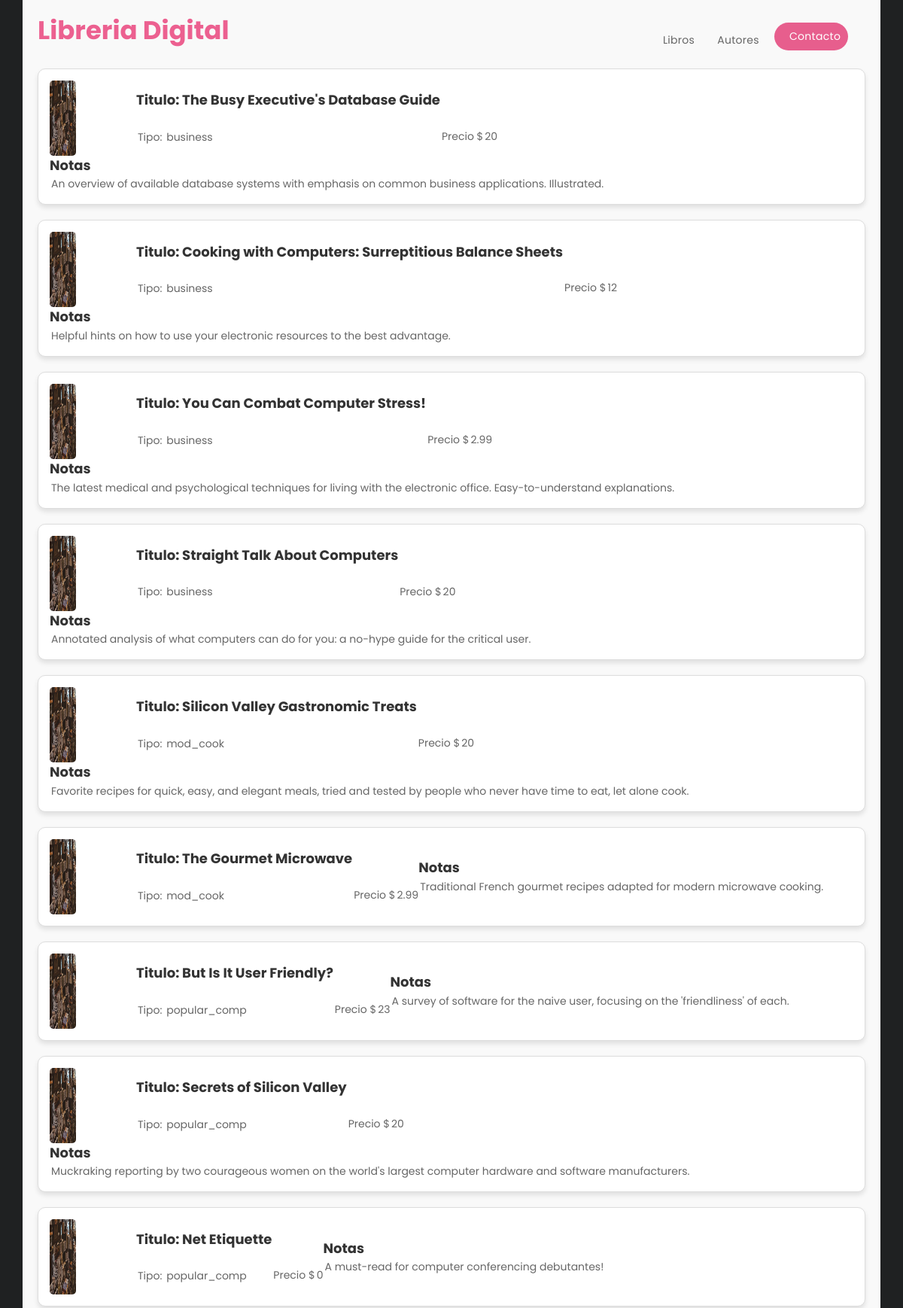
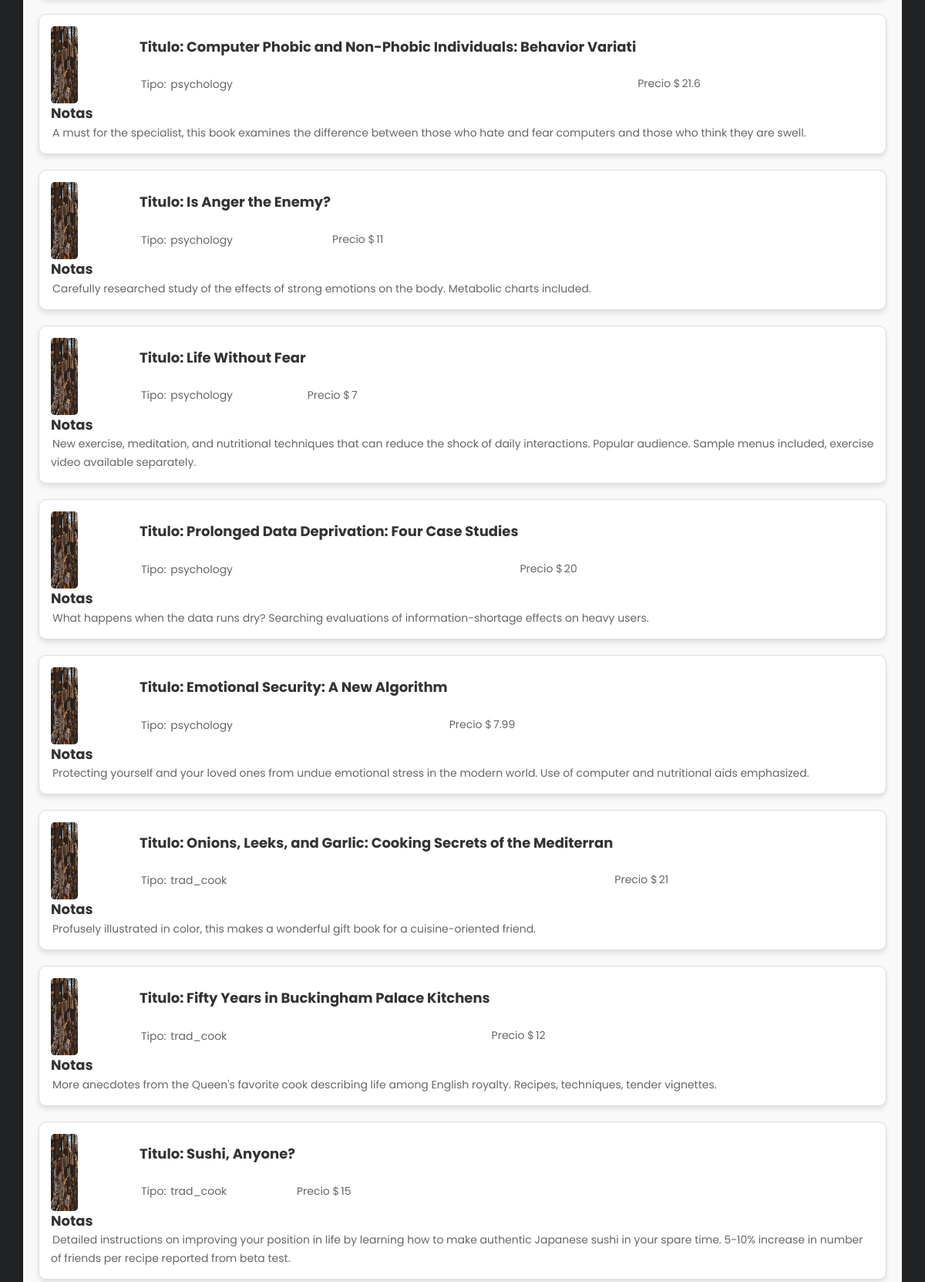
The app's page /libros.php (upper part) with its own data (2 pictures, top to bottom).
### tables this page shows
CREATE TABLE IF NOT EXISTS `titulos` (
  `id_titulo` varchar(6) NOT NULL,
  `titulo` varchar(60) NOT NULL,
  `tipo` varchar(15) NOT NULL,
  `id_pub` varchar(4) NOT NULL,
  `precio` double DEFAULT NULL,
  `avance` double DEFAULT NULL,
  `total_ventas` int DEFAULT NULL,
  `notas` varchar(255) NOT NULL,
  `fecha_pub` datetime NOT NULL,
  `contrato` varchar(1) NOT NULL,
  PRIMARY KEY (`id_titulo`)
);

### libros.php (the view, shortened to what this page needs)
<!DOCTYPE html>
<html lang="es">
<head>
    <link href="vendor/bootstrap/css/bootstrap.min.css" rel="stylesheet">
    <link rel="stylesheet" href="assets/css/fontawesome.css">
    <link rel="stylesheet" href="assets/css/style.css">
    <link rel="stylesheet" href="assets/css/templatemo-cyborg-gaming.css">
    <link rel="stylesheet" href="assets/css/owl.css">
    <link rel="stylesheet" href="assets/css/animate.css">
    <link rel="stylesheet" href="https://unpkg.com/swiper@7/swiper-bundle.min.css" />
</head>
<body>
    <header class="header-area header-sticky">
        <div class="container">
            <div class="row">
                <div class="col-12">
                    <nav class="main-nav">
                        <a href="index.php" class="logo">
                        </a>
                        <ul class="nav">
                            <li><a href="libros.php">Libros</a></li>
                            <li><a href="autores.php">Autores</a></li>
                            <li><a href="contacto.php" class="active">Contacto</a></li>
                        </ul>
                    </nav>
                </div>
            </div>
        </div>
    </header>
    <div class="library-container container">
        <div class="heading-section">
            <h4><em> </em>Libreria Digital</h4>
        </div>
        <?php
        include('conectar/conexion.php');
        try {
            $query = "SELECT * FROM titulos";
            $stmt = $pdo->query($query);
            if ($stmt->rowCount() > 0):
                while ($row = $stmt->fetch(PDO::FETCH_ASSOC)): ?>
                    <div class="item">
                        <ul>
                            <li><img src="assets/images/libros.jpeg" alt="Libro" class="templatemo-item"></li>
                            <li><h4> Titulo: <?php echo htmlspecialchars($row['titulo']); ?></h4><br><span>Tipo: </span><span><?php echo htmlspecialchars($row['tipo']); ?></span></li></br>
                            <li><br><br><span>Precio $</span><span><?php echo htmlspecialchars($row['precio']); ?> </span></li>
                            <li><h4>Notas</h4><span><?php echo htmlspecialchars($row['notas']); ?></span></li>
                        </ul>
                    </div>
                <?php endwhile;
            else: ?>
                <p>No se encontraron registros.</p>
            <?php endif;
        } catch (PDOException $e) {
            echo "<p>Error al realizar la consulta: " . $e->getMessage() . "</p>";
        }
        ?>
    </div>
</body>
</html>

### assets/css/style.css (style rules this page uses)
.library-container { padding: 20px; background-color: #f9f9f9; }
.heading-section h4 { font-size: 24px; font-weight: 700; color: #6a0dad; margin-bottom: 20px; }
.item { background: #fff; border: 1px solid #ddd; border-radius: 10px; padding: 15px; margin-bottom: 20px; box-shadow: 0px 4px 6px rgba(0, 0, 0, 0.1); }
.item ul { list-style: none; padding: 0; margin: 0; display: flex; flex-wrap: wrap; align-items: center; }
.item ul li img { width: 100px; height: 100px; object-fit: auto; border-radius: 5px; margin-right: 15px; }
.item ul li h4 { font-size: 18px; font-weight: bold; text-align: left; margin: 2px 0; color: #333; }
.item ul li span { font-size: 14px; color: #666; margin-top: 10px; margin-left: 2px ; }
.item { display: flex; flex-direction: rows; align-items: center; text-align: center; margin-bottom: 20px; }
.item img { max-width: 100%; height: auto; }
.item h4 { margin-top: 10px; width: 100%; }
@media (min-width: 768px) { .item { flex-direction: row; text-align: left; } }
@media (min-width: 768px) { .item img { max-width: 30%; margin-right: 20px; } }

### records on screen
titulos: titulo "The Busy Executive's Database Guide", tipo "business", precio "20", notas "An overview of available database systems with emphasis on common business applications. Illustrated."
titulos: titulo "Cooking with Computers: Surreptitious Balance Sheets", tipo "business", precio "12", notas "Helpful hints on how to use your electronic resources to the best advantage."
titulos: titulo "You Can Combat Computer Stress!", tipo "business", precio "2.99", notas "The latest medical and psychological techniques for living with the electronic office. Easy-to-understand explanations."
titulos: titulo "Straight Talk About Computers", tipo "business", precio "20", notas "Annotated analysis of what computers can do for you: a no-hype guide for the critical user."
titulos: titulo "Silicon Valley Gastronomic Treats", tipo "mod_cook", precio "20", notas "Favorite recipes for quick, easy, and elegant meals, tried and tested by people who never have time to eat, let alone cook."
titulos: titulo "The Gourmet Microwave", tipo "mod_cook", precio "2.99", notas "Traditional French gourmet recipes adapted for modern microwave cooking."
titulos: titulo "But Is It User Friendly?", tipo "popular_comp", precio "23", notas "A survey of software for the naive user, focusing on the 'friendliness' of each."
titulos: titulo "Secrets of Silicon Valley", tipo "popular_comp", precio "20", notas "Muckraking reporting by two courageous women on the world's largest computer hardware and software manufacturers."
titulos: titulo "Net Etiquette", tipo "popular_comp", precio "0", notas "A must-read for computer conferencing debutantes!"
titulos: titulo "Computer Phobic and Non-Phobic Individuals: Behavior Variati", tipo "psychology", precio "21.6", notas "A must for the specialist, this book examines the difference between those who hate and fear computers and those who think they are swell."
titulos: titulo "Is Anger the Enemy?", tipo "psychology", precio "11", notas "Carefully researched study of the effects of strong emotions on the body. Metabolic charts included."
titulos: titulo "Life Without Fear", tipo "psychology", precio "7", notas "New exercise, meditation, and nutritional techniques that can reduce the shock of daily interactions. Popular audience. Sample menus included, exercise video available separately."
titulos: titulo "Prolonged Data Deprivation: Four Case Studies", tipo "psychology", precio "20", notas "What happens when the data runs dry? Searching evaluations of information-shortage effects on heavy users."
titulos: titulo "Emotional Security: A New Algorithm", tipo "psychology", precio "7.99", notas "Protecting yourself and your loved ones from undue emotional stress in the modern world. Use of computer and nutritional aids emphasized."
titulos: titulo "Onions, Leeks, and Garlic: Cooking Secrets of the Mediterran", tipo "trad_cook", precio "21", notas "Profusely illustrated in color, this makes a wonderful gift book for a cuisine-oriented friend."
titulos: titulo "Fifty Years in Buckingham Palace Kitchens", tipo "trad_cook", precio "12", notas "More anecdotes from the Queen's favorite cook describing life among English royalty. Recipes, techniques, tender vignettes."
titulos: titulo "Sushi, Anyone?", tipo "trad_cook", precio "15", notas "Detailed instructions on improving your position in life by learning how to make authentic Japanese sushi in your spare time. 5-10% increase in number of friends per recipe reported from beta test."
